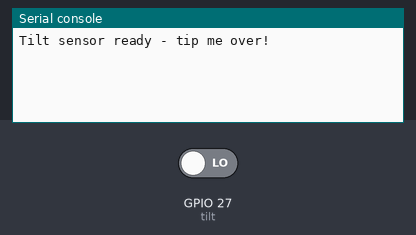
Bench run of a program on a simulated ESP32 board running MicroPython. Shown: the last lines printed to the serial console. Inputs (shaded band) come from the test bench; at power-on: GPIO 27 (tilt) LOW.

Above: at 1.2 s.
1.3 s: GPIO 27 (tilt) driven HIGH
At 2.5 s:
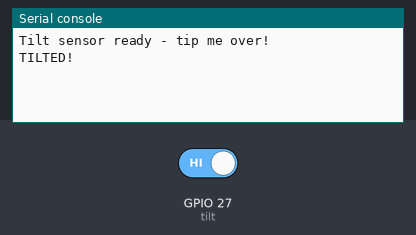
2.8 s: GPIO 27 (tilt) driven LOW
At 3.5 s:
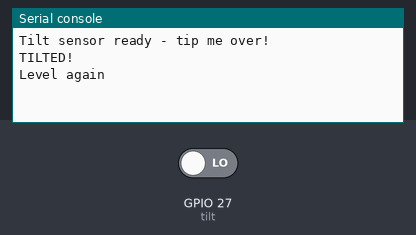

The program:

example_1.py
```python
# ESP32 MicroPython script that reads the SW-520D on GPIO27 with debounce and prints the tilt state to the REPL.
#
# Buy this module: https://shillehtek.com/products/tilt-switch-sw-520d-vibration-sensor
# Full manual: https://shillehtek.com/blogs/shillehtek-product-manuals/tilt-switch-sw-520d-vibration-sensor-manual
# More examples: https://github.com/shillehbean/shillehtek-examples
#

# SW-520D Tilt Switch Module - ESP32 MicroPython Example
# D0->GPIO 27, VCC->3V3, GND->GND

from machine import Pin
import time

tilt = Pin(27, Pin.IN)

DEBOUNCE_MS = 60
stable = tilt.value()
last_reading = stable
last_change = time.ticks_ms()

print("Tilt sensor ready - tip me over!")
while True:
    reading = tilt.value()

    if reading != last_reading:
        last_change = time.ticks_ms()
        last_reading = reading

    if (time.ticks_diff(time.ticks_ms(), last_change) > DEBOUNCE_MS
            and reading != stable):
        stable = reading
        print("TILTED!" if stable else "Level again")

    time.sleep_ms(5)
```

Measured:
- after the input at 1.3 s, the serial console: prints a new line after 0.07 s (image 1)
- after the input at 2.8 s, the serial console: prints a new line after 0.06 s (image 2)
